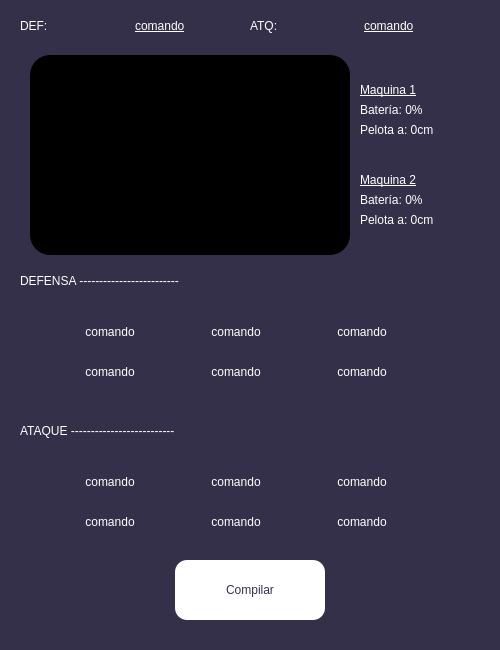
<?xml version="1.0" encoding="UTF-8"?>
<ui version="4.0">
 <class>MainWindow</class>
 <widget class="QMainWindow" name="MainWindow">
  <property name="geometry">
   <rect>
    <x>0</x>
    <y>0</y>
    <width>500</width>
    <height>650</height>
   </rect>
  </property>
  <property name="minimumSize">
   <size>
    <width>500</width>
    <height>650</height>
   </size>
  </property>
  <property name="maximumSize">
   <size>
    <width>500</width>
    <height>650</height>
   </size>
  </property>
  <property name="windowTitle">
   <string>MainWindow</string>
  </property>
  <widget class="QWidget" name="centralwidget">
   <property name="styleSheet">
    <string notr="true">QWidget#centralwidget{
background-color: #343049;
}</string>
   </property>
   <widget class="QWidget" name="horizontalLayoutWidget">
    <property name="geometry">
     <rect>
      <x>20</x>
      <y>0</y>
      <width>453</width>
      <height>51</height>
     </rect>
    </property>
    <layout class="QHBoxLayout" name="horizontalLayout">
     <item>
      <widget class="QLabel" name="DEF">
       <property name="styleSheet">
        <string notr="true">color: white;
font: 18pt &quot;Berlin Sans FB&quot;;
qproperty-alignment: 'AlignCenter';</string>
       </property>
       <property name="text">
        <string>DEF:</string>
       </property>
      </widget>
     </item>
     <item>
      <widget class="QLabel" name="def_activa">
       <property name="cursor">
        <cursorShape>PointingHandCursor</cursorShape>
       </property>
       <property name="styleSheet">
        <string notr="true">color: white;
font: 18pt &quot;Berlin Sans FB&quot;;
text-decoration: underline;
</string>
       </property>
       <property name="text">
        <string>comando</string>
       </property>
      </widget>
     </item>
     <item>
      <widget class="QLabel" name="ATQ">
       <property name="styleSheet">
        <string notr="true">color: white;
font: 18pt &quot;Berlin Sans FB&quot;;
qproperty-alignment: 'AlignCenter';</string>
       </property>
       <property name="text">
        <string>ATQ:</string>
       </property>
      </widget>
     </item>
     <item>
      <widget class="QLabel" name="ataq_activa">
       <property name="cursor">
        <cursorShape>PointingHandCursor</cursorShape>
       </property>
       <property name="styleSheet">
        <string notr="true">color: white;
font: 18pt &quot;Berlin Sans FB&quot;;
text-decoration: underline;
</string>
       </property>
       <property name="text">
        <string>comando</string>
       </property>
      </widget>
     </item>
    </layout>
   </widget>
   <widget class="QLabel" name="ESPACIO_DEF">
    <property name="geometry">
     <rect>
      <x>20</x>
      <y>265</y>
      <width>441</width>
      <height>31</height>
     </rect>
    </property>
    <property name="styleSheet">
     <string notr="true">color: white;
font: 18pt &quot;Berlin Sans FB&quot;;
qproperty-alignment: 'AlignCenter';</string>
    </property>
    <property name="text">
     <string>DEFENSA -------------------------</string>
    </property>
   </widget>
   <widget class="QWidget" name="gridLayoutWidget">
    <property name="geometry">
     <rect>
      <x>50</x>
      <y>305</y>
      <width>372</width>
      <height>94</height>
     </rect>
    </property>
    <layout class="QGridLayout" name="gridLayout">
     <item row="0" column="0">
      <widget class="QPushButton" name="deff_1">
       <property name="cursor">
        <cursorShape>PointingHandCursor</cursorShape>
       </property>
       <property name="styleSheet">
        <string notr="true">background-color: #343049;
border: none;
color: white;
font: 14pt &quot;Berlin Sans FB&quot;;
</string>
       </property>
       <property name="text">
        <string>comando</string>
       </property>
      </widget>
     </item>
     <item row="2" column="0">
      <widget class="QPushButton" name="deff_4">
       <property name="cursor">
        <cursorShape>PointingHandCursor</cursorShape>
       </property>
       <property name="styleSheet">
        <string notr="true">background-color: #343049;
border: none;
color: white;
font: 14pt &quot;Berlin Sans FB&quot;;
</string>
       </property>
       <property name="text">
        <string>comando</string>
       </property>
      </widget>
     </item>
     <item row="2" column="2">
      <widget class="QPushButton" name="deff_6">
       <property name="cursor">
        <cursorShape>PointingHandCursor</cursorShape>
       </property>
       <property name="styleSheet">
        <string notr="true">background-color: #343049;
border: none;
color: white;
font: 14pt &quot;Berlin Sans FB&quot;;
</string>
       </property>
       <property name="text">
        <string>comando</string>
       </property>
      </widget>
     </item>
     <item row="2" column="1">
      <widget class="QPushButton" name="deff_5">
       <property name="cursor">
        <cursorShape>PointingHandCursor</cursorShape>
       </property>
       <property name="styleSheet">
        <string notr="true">background-color: #343049;
border: none;
color: white;
font: 14pt &quot;Berlin Sans FB&quot;;
</string>
       </property>
       <property name="text">
        <string>comando</string>
       </property>
      </widget>
     </item>
     <item row="0" column="2">
      <widget class="QPushButton" name="deff_3">
       <property name="cursor">
        <cursorShape>PointingHandCursor</cursorShape>
       </property>
       <property name="styleSheet">
        <string notr="true">background-color: #343049;
border: none;
color: white;
font: 14pt &quot;Berlin Sans FB&quot;;
</string>
       </property>
       <property name="text">
        <string>comando</string>
       </property>
      </widget>
     </item>
     <item row="0" column="1">
      <widget class="QPushButton" name="deff_2">
       <property name="cursor">
        <cursorShape>PointingHandCursor</cursorShape>
       </property>
       <property name="styleSheet">
        <string notr="true">background-color: #343049;
border: none;
color: white;
font: 14pt &quot;Berlin Sans FB&quot;;
</string>
       </property>
       <property name="text">
        <string>comando</string>
       </property>
      </widget>
     </item>
    </layout>
   </widget>
   <widget class="QWidget" name="ventana_vid" native="true">
    <property name="geometry">
     <rect>
      <x>30</x>
      <y>55</y>
      <width>320</width>
      <height>200</height>
     </rect>
    </property>
    <property name="minimumSize">
     <size>
      <width>320</width>
      <height>200</height>
     </size>
    </property>
    <property name="styleSheet">
     <string notr="true">background-color: black;
border-radius: 20px;</string>
    </property>
   </widget>
   <widget class="QWidget" name="gridLayoutWidget_2">
    <property name="geometry">
     <rect>
      <x>50</x>
      <y>455</y>
      <width>372</width>
      <height>94</height>
     </rect>
    </property>
    <layout class="QGridLayout" name="gridLayout_5">
     <item row="0" column="0">
      <widget class="QPushButton" name="ataq_1">
       <property name="cursor">
        <cursorShape>PointingHandCursor</cursorShape>
       </property>
       <property name="styleSheet">
        <string notr="true">background-color: #343049;
border: none;
color: white;
font: 14pt &quot;Berlin Sans FB&quot;;
</string>
       </property>
       <property name="text">
        <string>comando</string>
       </property>
      </widget>
     </item>
     <item row="2" column="0">
      <widget class="QPushButton" name="ataq_4">
       <property name="cursor">
        <cursorShape>PointingHandCursor</cursorShape>
       </property>
       <property name="styleSheet">
        <string notr="true">background-color: #343049;
border: none;
color: white;
font: 14pt &quot;Berlin Sans FB&quot;;
</string>
       </property>
       <property name="text">
        <string>comando</string>
       </property>
      </widget>
     </item>
     <item row="2" column="2">
      <widget class="QPushButton" name="ataq_6">
       <property name="cursor">
        <cursorShape>PointingHandCursor</cursorShape>
       </property>
       <property name="styleSheet">
        <string notr="true">background-color: #343049;
border: none;
color: white;
font: 14pt &quot;Berlin Sans FB&quot;;
</string>
       </property>
       <property name="text">
        <string>comando</string>
       </property>
      </widget>
     </item>
     <item row="2" column="1">
      <widget class="QPushButton" name="ataq_5">
       <property name="cursor">
        <cursorShape>PointingHandCursor</cursorShape>
       </property>
       <property name="styleSheet">
        <string notr="true">background-color: #343049;
border: none;
color: white;
font: 14pt &quot;Berlin Sans FB&quot;;
</string>
       </property>
       <property name="text">
        <string>comando</string>
       </property>
      </widget>
     </item>
     <item row="0" column="2">
      <widget class="QPushButton" name="ataq_3">
       <property name="cursor">
        <cursorShape>PointingHandCursor</cursorShape>
       </property>
       <property name="styleSheet">
        <string notr="true">background-color: #343049;
border: none;
color: white;
font: 14pt &quot;Berlin Sans FB&quot;;
</string>
       </property>
       <property name="text">
        <string>comando</string>
       </property>
      </widget>
     </item>
     <item row="0" column="1">
      <widget class="QPushButton" name="ataq_2">
       <property name="cursor">
        <cursorShape>PointingHandCursor</cursorShape>
       </property>
       <property name="styleSheet">
        <string notr="true">background-color: #343049;
border: none;
color: white;
font: 14pt &quot;Berlin Sans FB&quot;;
</string>
       </property>
       <property name="text">
        <string>comando</string>
       </property>
      </widget>
     </item>
    </layout>
   </widget>
   <widget class="QLabel" name="ESPACIO_ATAQ">
    <property name="geometry">
     <rect>
      <x>20</x>
      <y>415</y>
      <width>441</width>
      <height>31</height>
     </rect>
    </property>
    <property name="styleSheet">
     <string notr="true">color: white;
font: 18pt &quot;Berlin Sans FB&quot;;
qproperty-alignment: 'AlignCenter';</string>
    </property>
    <property name="text">
     <string>ATAQUE --------------------------</string>
    </property>
   </widget>
   <widget class="QPushButton" name="Compilar">
    <property name="geometry">
     <rect>
      <x>175</x>
      <y>560</y>
      <width>150</width>
      <height>60</height>
     </rect>
    </property>
    <property name="minimumSize">
     <size>
      <width>150</width>
      <height>60</height>
     </size>
    </property>
    <property name="maximumSize">
     <size>
      <width>150</width>
      <height>60</height>
     </size>
    </property>
    <property name="cursor">
     <cursorShape>PointingHandCursor</cursorShape>
    </property>
    <property name="styleSheet">
     <string notr="true">QWidget#Compilar{
background-color: white;
color: #343049;
border-radius: 12px;
font: 14pt &quot;Berlin Sans FB&quot;;
qproperty-alignment: 'AlignCenter';
}

QWidget#Compilar:hover {
border: 3px solid grey;
}

QWidget#Compilar:pressed {
background-color: grey;
} </string>
    </property>
    <property name="text">
     <string>Compilar</string>
    </property>
   </widget>
   <widget class="QLabel" name="_maquina1">
    <property name="geometry">
     <rect>
      <x>360</x>
      <y>80</y>
      <width>91</width>
      <height>20</height>
     </rect>
    </property>
    <property name="styleSheet">
     <string notr="true">text-decoration: underline;
background-color: #343049;
border: none;
color: white;
font: 11pt &quot;Berlin Sans FB&quot;;
qproperty-alignment: 'AlignLeft';</string>
    </property>
    <property name="text">
     <string>Maquina 1</string>
    </property>
   </widget>
   <widget class="QLabel" name="bateria_maquina1">
    <property name="geometry">
     <rect>
      <x>360</x>
      <y>100</y>
      <width>101</width>
      <height>20</height>
     </rect>
    </property>
    <property name="styleSheet">
     <string notr="true">background-color: #343049;
border: none;
color: white;
font: 11pt &quot;Berlin Sans FB&quot;;
qproperty-alignment: 'AlignLeft';</string>
    </property>
    <property name="text">
     <string>Batería: 0%</string>
    </property>
   </widget>
   <widget class="QLabel" name="distanc_maquina1">
    <property name="geometry">
     <rect>
      <x>360</x>
      <y>120</y>
      <width>121</width>
      <height>20</height>
     </rect>
    </property>
    <property name="styleSheet">
     <string notr="true">background-color: #343049;
border: none;
color: white;
font: 11pt &quot;Berlin Sans FB&quot;;
qproperty-alignment: 'AlignLeft';</string>
    </property>
    <property name="text">
     <string>Pelota a: 0cm</string>
    </property>
   </widget>
   <widget class="QLabel" name="_maquina2">
    <property name="geometry">
     <rect>
      <x>360</x>
      <y>170</y>
      <width>91</width>
      <height>20</height>
     </rect>
    </property>
    <property name="styleSheet">
     <string notr="true">text-decoration: underline;
background-color: #343049;
border: none;
color: white;
font: 11pt &quot;Berlin Sans FB&quot;;
qproperty-alignment: 'AlignLeft';</string>
    </property>
    <property name="text">
     <string>Maquina 2</string>
    </property>
   </widget>
   <widget class="QLabel" name="distanc_maquina2">
    <property name="geometry">
     <rect>
      <x>360</x>
      <y>210</y>
      <width>121</width>
      <height>20</height>
     </rect>
    </property>
    <property name="styleSheet">
     <string notr="true">background-color: #343049;
border: none;
color: white;
font: 11pt &quot;Berlin Sans FB&quot;;
qproperty-alignment: 'AlignLeft';</string>
    </property>
    <property name="text">
     <string>Pelota a: 0cm</string>
    </property>
   </widget>
   <widget class="QLabel" name="bateria_maquina2">
    <property name="geometry">
     <rect>
      <x>360</x>
      <y>190</y>
      <width>101</width>
      <height>20</height>
     </rect>
    </property>
    <property name="styleSheet">
     <string notr="true">background-color: #343049;
border: none;
color: white;
font: 11pt &quot;Berlin Sans FB&quot;;
qproperty-alignment: 'AlignLeft';</string>
    </property>
    <property name="text">
     <string>Batería: 0%</string>
    </property>
   </widget>
  </widget>
 </widget>
 <resources/>
 <connections/>
</ui>
